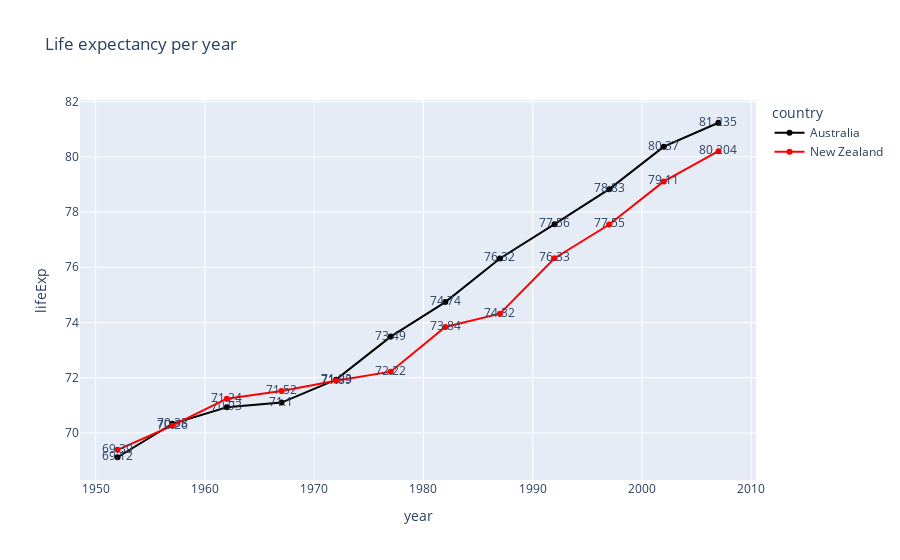

This figure's notebook cell:
### Markdown cell above
## `Text` argument

We can further display the value of each 'dot' in the line (from the x and y values) by using the `text` argument.

### Code cell
fig = px.line(df,
              x="year",
              y="lifeExp",
              color='country',
              color_discrete_map = {"Australia":"Black", "New Zealand": "Red"},
              title="Life expectancy per year",
              text="lifeExp") #The text argument allows us to plot the actual number on the datapoint
fig.show()

### Figure 1 — Plotly figure (JSON) as saved in the notebook; plotly's stock layout.template omitted (floating-point values rounded to 4 significant figures)
{"data": [{"hovertemplate": "country=Australia<br>year=%{x}<br>lifeExp=%{text}<extra></extra>", "legendgroup": "Australia", "line": {"color": "Black", "dash": "solid"}, "marker": {"symbol": "circle"}, "mode": "lines+markers+text", "name": "Australia", "orientation": "v", "showlegend": true, "text": [69.12, 70.33, 70.93, 71.1, 71.93, 73.49, 74.74, 76.32, 77.56, 78.83, 80.37, 81.23], "type": "scatter", "x": [1952, 1957, 1962, 1967, 1972, 1977, 1982, 1987, 1992, 1997, 2002, 2007], "xaxis": "x", "y": [69.12, 70.33, 70.93, 71.1, 71.93, 73.49, 74.74, 76.32, 77.56, 78.83, 80.37, 81.23], "yaxis": "y"}, {"hovertemplate": "country=New Zealand<br>year=%{x}<br>lifeExp=%{text}<extra></extra>", "legendgroup": "New Zealand", "line": {"color": "Red", "dash": "solid"}, "marker": {"symbol": "circle"}, "mode": "lines+markers+text", "name": "New Zealand", "orientation": "v", "showlegend": true, "text": [69.39, 70.26, 71.24, 71.52, 71.89, 72.22, 73.84, 74.32, 76.33, 77.55, 79.11, 80.2], "type": "scatter", "x": [1952, 1957, 1962, 1967, 1972, 1977, 1982, 1987, 1992, 1997, 2002, 2007], "xaxis": "x", "y": [69.39, 70.26, 71.24, 71.52, 71.89, 72.22, 73.84, 74.32, 76.33, 77.55, 79.11, 80.2], "yaxis": "y"}], "layout": {"legend": {"title": {"text": "country"}, "tracegroupgap": 0}, "title": {"text": "Life expectancy per year"}, "xaxis": {"anchor": "y", "domain": [0, 1], "title": {"text": "year"}}, "yaxis": {"anchor": "x", "domain": [0, 1], "title": {"text": "lifeExp"}}}}
